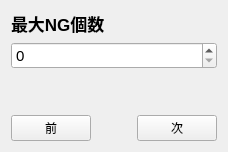
      <widget class="QWidget" name="pageMaxNGCount">
       <layout class="QVBoxLayout" name="vLayout_30">
        <item>
         <widget class="QLabel" name="labelTitle_30">
          <property name="font"><font><pointsize>13</pointsize><bold>true</bold></font></property>
          <property name="text"><string>最大NG個数</string></property>
         </widget>
        </item>
        <item>
         <widget class="QSpinBox" name="spinBoxMaxNGCountsPerCam">
          <property name="font"><font><pointsize>11</pointsize></font></property>
          <property name="minimum"><number>0</number></property>
          <property name="maximum"><number>100000000</number></property>
         </widget>
        </item>
        <item><spacer name="vSpacer_30"><property name="orientation"><enum>Qt::Vertical</enum></property><property name="sizeHint" stdset="0"><size><width>20</width><height>40</height></size></property></spacer></item>
        <item>
         <layout class="QHBoxLayout" name="hNav_30">
          <item><widget class="QPushButton" name="pushButtonPrev_30"><property name="text"><string>前</string></property></widget></item>
          <item><spacer name="hSpacer_30"><property name="orientation"><enum>Qt::Horizontal</enum></property><property name="sizeHint" stdset="0"><size><width>40</width><height>20</height></size></property></spacer></item>
          <item><widget class="QPushButton" name="pushButtonNext_30"><property name="text"><string>次</string></property></widget></item>
         </layout>
        </item>
       </layout>
      </widget>
